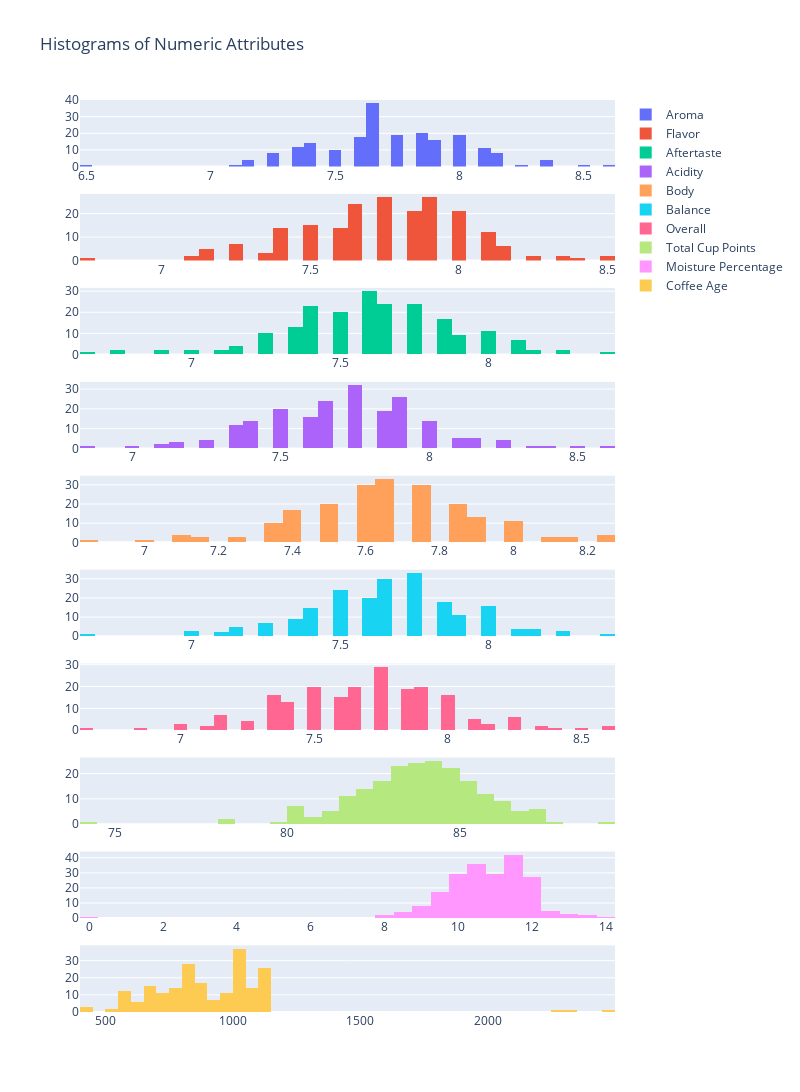

The cell this chart's notebook holds for it:
### Markdown cell above
# <span style="color:#E888BB; font-size: 1%;">2 | Exploratory Data Analysis </span>
<div style="padding: 35px;color:white;margin:10;font-size:170%;text-align:left;display:fill;border-radius:10px;overflow:hidden;background-image: url(https://images.pexels.com/photos/942802/pexels-photo-942802.jpeg?auto=compress&cs=tinysrgb&w=1260&h=750&dpr=1)"><b><span style='color:white'>2 | Exploratory Data Analysis </span></b> </div>

## <div style="padding: 20px;color:white;margin:10;font-size:90%;text-align:left;display:fill;border-radius:10px;overflow:hidden;background-image: url(https://w0.peakpx.com/wallpaper/957/661/HD-wallpaper-white-marble-white-stone-texture-marble-stone-background-white-stone.jpg)"><b><span style='color:black'> 1. Univariative Analysis</span></b> </div>

### Code cell
# List of numeric attributes
numeric_attributes = ['Aroma', 'Flavor', 'Aftertaste', 'Acidity', 'Body', 'Balance', 'Overall', 'Total Cup Points', 'Moisture Percentage','Coffee Age']

# Create a subplot for each numeric attribute
fig = make_subplots(rows=len(numeric_attributes), cols=1)

# Add a histogram to the subplot for each numeric attribute
for i, attribute in enumerate(numeric_attributes):
    fig.add_trace(go.Histogram(x=df[attribute], nbinsx=50, name=attribute), row=i+1, col=1)

fig.update_layout(height=200*len(numeric_attributes), width=800, title_text="Histograms of Numeric Attributes")
fig.show()

### Figure 1 — Plotly figure (JSON) as saved in the notebook; plotly's stock layout.template omitted (floating-point values rounded to 4 significant figures; data arrays with more than 128 entries replaced by an {"elided": "..."} marker saying what was removed)
{"data": [{"name": "Aroma", "nbinsx": 50, "type": "histogram", "x": {"elided": "206 float values"}, "xaxis": "x", "yaxis": "y"}, {"name": "Flavor", "nbinsx": 50, "type": "histogram", "x": {"elided": "206 float values"}, "xaxis": "x2", "yaxis": "y2"}, {"name": "Aftertaste", "nbinsx": 50, "type": "histogram", "x": {"elided": "206 float values"}, "xaxis": "x3", "yaxis": "y3"}, {"name": "Acidity", "nbinsx": 50, "type": "histogram", "x": {"elided": "206 float values"}, "xaxis": "x4", "yaxis": "y4"}, {"name": "Body", "nbinsx": 50, "type": "histogram", "x": {"elided": "206 float values"}, "xaxis": "x5", "yaxis": "y5"}, {"name": "Balance", "nbinsx": 50, "type": "histogram", "x": {"elided": "206 float values"}, "xaxis": "x6", "yaxis": "y6"}, {"name": "Overall", "nbinsx": 50, "type": "histogram", "x": {"elided": "206 float values"}, "xaxis": "x7", "yaxis": "y7"}, {"name": "Total Cup Points", "nbinsx": 50, "type": "histogram", "x": {"elided": "206 float values"}, "xaxis": "x8", "yaxis": "y8"}, {"name": "Moisture Percentage", "nbinsx": 50, "type": "histogram", "x": {"elided": "206 float values"}, "xaxis": "x9", "yaxis": "y9"}, {"name": "Coffee Age", "nbinsx": 50, "type": "histogram", "x": {"elided": "206 int values"}, "xaxis": "x10", "yaxis": "y10"}], "layout": {"height": 2000, "title": {"text": "Histograms of Numeric Attributes"}, "width": 800, "xaxis": {"anchor": "y", "domain": [0, 1]}, "xaxis10": {"anchor": "y10", "domain": [0, 1]}, "xaxis2": {"anchor": "y2", "domain": [0, 1]}, "xaxis3": {"anchor": "y3", "domain": [0, 1]}, "xaxis4": {"anchor": "y4", "domain": [0, 1]}, "xaxis5": {"anchor": "y5", "domain": [0, 1]}, "xaxis6": {"anchor": "y6", "domain": [0, 1]}, "xaxis7": {"anchor": "y7", "domain": [0, 1]}, "xaxis8": {"anchor": "y8", "domain": [0, 1]}, "xaxis9": {"anchor": "y9", "domain": [0, 1]}, "yaxis": {"anchor": "x", "domain": [0.927, 1.0]}, "yaxis10": {"anchor": "x10", "domain": [0, 0.073]}, "yaxis2": {"anchor": "x2", "domain": [0.824, 0.897]}, "yaxis3": {"anchor": "x3", "domain": [0.721, 0.794]}, "yaxis4": {"anchor": "x4", "domain": [0.618, 0.691]}, "yaxis5": {"anchor": "x5", "domain": [0.515, 0.588]}, "yaxis6": {"anchor": "x6", "domain": [0.412, 0.485]}, "yaxis7": {"anchor": "x7", "domain": [0.309, 0.382]}, "yaxis8": {"anchor": "x8", "domain": [0.206, 0.279]}, "yaxis9": {"anchor": "x9", "domain": [0.103, 0.176]}}}
